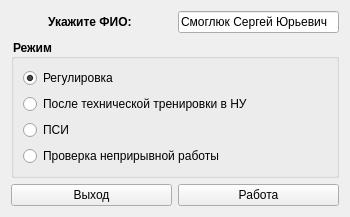
<?xml version="1.0" encoding="UTF-8"?>
<ui version="4.0">
 <class>Page1_checketap</class>
 <widget class="QWidget" name="Page1_checketap">
  <property name="windowModality">
   <enum>Qt::NonModal</enum>
  </property>
  <property name="geometry">
   <rect>
    <x>0</x>
    <y>0</y>
    <width>350</width>
    <height>200</height>
   </rect>
  </property>
  <property name="sizePolicy">
   <sizepolicy hsizetype="Fixed" vsizetype="Fixed">
    <horstretch>0</horstretch>
    <verstretch>0</verstretch>
   </sizepolicy>
  </property>
  <property name="windowTitle">
   <string>Выбор этапа работы</string>
  </property>
  <property name="windowIcon">
   <iconset resource="qml.qrc">
    <normaloff>:/icon/logo.ico</normaloff>:/icon/logo.ico</iconset>
  </property>
  <layout class="QGridLayout" name="gridLayout">
   <item row="0" column="0">
    <widget class="QLabel" name="lable_FIO">
     <property name="sizePolicy">
      <sizepolicy hsizetype="MinimumExpanding" vsizetype="Fixed">
       <horstretch>0</horstretch>
       <verstretch>0</verstretch>
      </sizepolicy>
     </property>
     <property name="text">
      <string>&lt;b&gt;Укажите ФИО:&lt;/b&gt; </string>
     </property>
     <property name="alignment">
      <set>Qt::AlignCenter</set>
     </property>
    </widget>
   </item>
   <item row="0" column="1">
    <widget class="QLineEdit" name="lineEdit_FIO">
     <property name="sizePolicy">
      <sizepolicy hsizetype="Expanding" vsizetype="Fixed">
       <horstretch>0</horstretch>
       <verstretch>0</verstretch>
      </sizepolicy>
     </property>
     <property name="text">
      <string>Смоглюк Сергей Юрьевич</string>
     </property>
    </widget>
   </item>
   <item row="1" column="0" colspan="2">
    <widget class="QGroupBox" name="groupBox_Mode">
     <property name="styleSheet">
      <string notr="true">QGroupBox{

color: black;
 font-weight: bold;

}</string>
     </property>
     <property name="title">
      <string>Режим</string>
     </property>
     <layout class="QVBoxLayout" name="verticalLayout">
      <item>
       <widget class="QRadioButton" name="radioButton_R">
        <property name="styleSheet">
         <string notr="true"/>
        </property>
        <property name="text">
         <string>Регулировка</string>
        </property>
        <property name="checked">
         <bool>true</bool>
        </property>
       </widget>
      </item>
      <item>
       <widget class="QRadioButton" name="radioButton_T">
        <property name="text">
         <string>После технической тренировки в НУ</string>
        </property>
       </widget>
      </item>
      <item>
       <widget class="QRadioButton" name="radioButton_PSI">
        <property name="text">
         <string>ПСИ</string>
        </property>
       </widget>
      </item>
      <item>
       <widget class="QRadioButton" name="radioButton_WorkTime">
        <property name="text">
         <string>Проверка неприрывной работы</string>
        </property>
       </widget>
      </item>
     </layout>
    </widget>
   </item>
   <item row="2" column="0">
    <widget class="QPushButton" name="pushButton_exit">
     <property name="sizePolicy">
      <sizepolicy hsizetype="Expanding" vsizetype="Fixed">
       <horstretch>0</horstretch>
       <verstretch>0</verstretch>
      </sizepolicy>
     </property>
     <property name="text">
      <string>Выход</string>
     </property>
    </widget>
   </item>
   <item row="2" column="1">
    <widget class="QPushButton" name="pushButton_Work">
     <property name="sizePolicy">
      <sizepolicy hsizetype="Expanding" vsizetype="Fixed">
       <horstretch>0</horstretch>
       <verstretch>0</verstretch>
      </sizepolicy>
     </property>
     <property name="text">
      <string>Работа</string>
     </property>
    </widget>
   </item>
  </layout>
 </widget>
 <resources>
  <include location="qml.qrc"/>
 </resources>
 <connections/>
</ui>
